Frame 1 (no input): blank canvas, image omitted
Frame 60 (the mouse pressed at the canvas centre just before this capture): blank canvas, image omitted
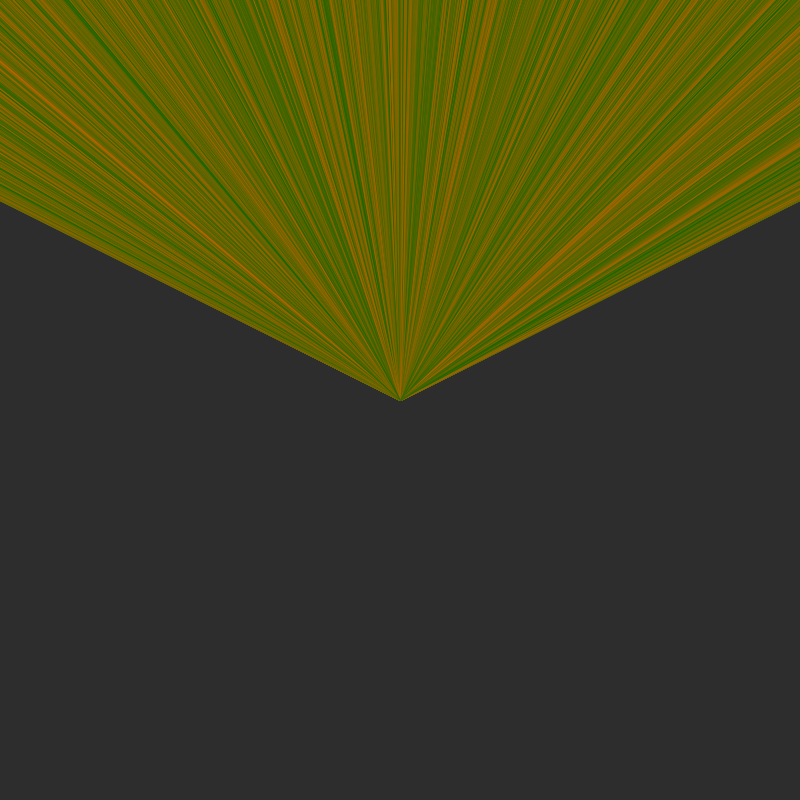
Frame 120 (the mouse held since frame 60 and released just before this capture)

The Processing sketch whose frames 1 and 60 were blank and that drew this single picture after the mouse press (run headless with seeded random() and noise(); from frame 60 on, the mouse is pressed at the canvas centre):

// Processing sketch: processing_39757
// ── processing_39757.pde

/*
 
RYE RIZ  
Sept 23, 2011
 
*/
 
void setup() {
  size(800, 800);
  background(45);
  smooth();
 
};
 
void draw() {
  if (mousePressed) {
   
  for(int i = 0; i < 700; i++){
  stroke(10);
 stroke(random(0,200),random(100,40),0, random(50,200));
  line(mouseX, mouseY, mouseX + random(-1000,1000), mouseY - random(500,100));
  };
   };
};
